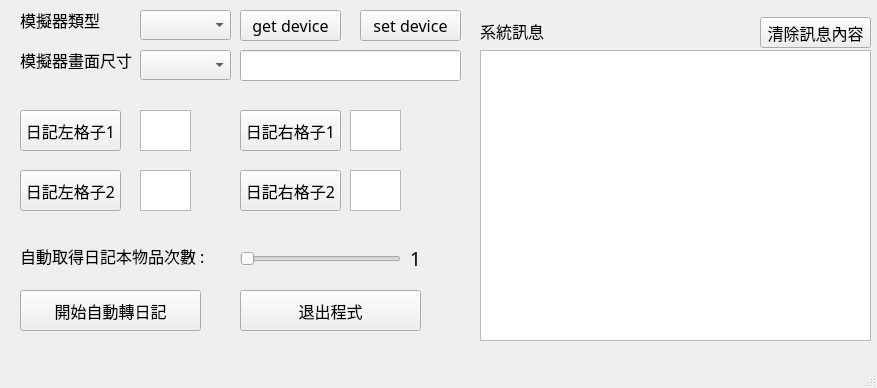
<?xml version="1.0" encoding="UTF-8"?>
<ui version="4.0">
 <class>MainWindow</class>
 <widget class="QMainWindow" name="MainWindow">
  <property name="windowModality">
   <enum>Qt::NonModal</enum>
  </property>
  <property name="geometry">
   <rect>
    <x>0</x>
    <y>0</y>
    <width>877</width>
    <height>388</height>
   </rect>
  </property>
  <property name="font">
   <font>
    <family>Academy Engraved LET</family>
    <pointsize>14</pointsize>
   </font>
  </property>
  <property name="windowTitle">
   <string>天堂m-自動轉日記</string>
  </property>
  <property name="layoutDirection">
   <enum>Qt::LeftToRight</enum>
  </property>
  <widget class="QWidget" name="centralwidget">
   <widget class="QPushButton" name="left_btn1">
    <property name="geometry">
     <rect>
      <x>20</x>
      <y>110</y>
      <width>101</width>
      <height>41</height>
     </rect>
    </property>
    <property name="font">
     <font>
      <family>標楷體</family>
      <pointsize>12</pointsize>
     </font>
    </property>
    <property name="text">
     <string>日記左格子1</string>
    </property>
   </widget>
   <widget class="QPushButton" name="left_btn2">
    <property name="geometry">
     <rect>
      <x>20</x>
      <y>170</y>
      <width>101</width>
      <height>41</height>
     </rect>
    </property>
    <property name="font">
     <font>
      <family>標楷體</family>
      <pointsize>12</pointsize>
     </font>
    </property>
    <property name="text">
     <string>日記左格子2</string>
    </property>
   </widget>
   <widget class="QLabel" name="label">
    <property name="geometry">
     <rect>
      <x>20</x>
      <y>0</y>
      <width>111</width>
      <height>40</height>
     </rect>
    </property>
    <property name="font">
     <font>
      <family>標楷體</family>
      <pointsize>12</pointsize>
     </font>
    </property>
    <property name="text">
     <string>模擬器類型</string>
    </property>
   </widget>
   <widget class="QComboBox" name="cb_vmtype">
    <property name="geometry">
     <rect>
      <x>140</x>
      <y>10</y>
      <width>91</width>
      <height>30</height>
     </rect>
    </property>
    <property name="font">
     <font>
      <family>標楷體</family>
      <pointsize>12</pointsize>
     </font>
    </property>
   </widget>
   <widget class="QLabel" name="label_2">
    <property name="geometry">
     <rect>
      <x>20</x>
      <y>40</y>
      <width>161</width>
      <height>40</height>
     </rect>
    </property>
    <property name="font">
     <font>
      <family>標楷體</family>
      <pointsize>12</pointsize>
     </font>
    </property>
    <property name="text">
     <string>模擬器畫面尺寸</string>
    </property>
   </widget>
   <widget class="QComboBox" name="cb_vmsize">
    <property name="geometry">
     <rect>
      <x>140</x>
      <y>50</y>
      <width>91</width>
      <height>30</height>
     </rect>
    </property>
    <property name="font">
     <font>
      <family>標楷體</family>
      <pointsize>12</pointsize>
     </font>
    </property>
   </widget>
   <widget class="QGraphicsView" name="left_ghView1">
    <property name="geometry">
     <rect>
      <x>140</x>
      <y>110</y>
      <width>51</width>
      <height>41</height>
     </rect>
    </property>
   </widget>
   <widget class="QGraphicsView" name="left_ghView2">
    <property name="geometry">
     <rect>
      <x>140</x>
      <y>170</y>
      <width>51</width>
      <height>41</height>
     </rect>
    </property>
   </widget>
   <widget class="QPushButton" name="start_btn">
    <property name="geometry">
     <rect>
      <x>20</x>
      <y>290</y>
      <width>181</width>
      <height>41</height>
     </rect>
    </property>
    <property name="font">
     <font>
      <family>標楷體</family>
      <pointsize>12</pointsize>
     </font>
    </property>
    <property name="text">
     <string>開始自動轉日記</string>
    </property>
   </widget>
   <widget class="QPushButton" name="end_btn">
    <property name="geometry">
     <rect>
      <x>240</x>
      <y>290</y>
      <width>181</width>
      <height>41</height>
     </rect>
    </property>
    <property name="font">
     <font>
      <family>標楷體</family>
      <pointsize>12</pointsize>
     </font>
    </property>
    <property name="text">
     <string>退出程式</string>
    </property>
   </widget>
   <widget class="QLabel" name="label_3">
    <property name="geometry">
     <rect>
      <x>20</x>
      <y>240</y>
      <width>221</width>
      <height>31</height>
     </rect>
    </property>
    <property name="font">
     <font>
      <family>標楷體</family>
      <pointsize>12</pointsize>
     </font>
    </property>
    <property name="text">
     <string>自動取得日記本物品次數 :</string>
    </property>
   </widget>
   <widget class="QPushButton" name="right_btn1">
    <property name="geometry">
     <rect>
      <x>240</x>
      <y>110</y>
      <width>101</width>
      <height>41</height>
     </rect>
    </property>
    <property name="font">
     <font>
      <family>標楷體</family>
      <pointsize>12</pointsize>
     </font>
    </property>
    <property name="text">
     <string>日記右格子1</string>
    </property>
   </widget>
   <widget class="QGraphicsView" name="right_ghView1">
    <property name="geometry">
     <rect>
      <x>350</x>
      <y>110</y>
      <width>51</width>
      <height>41</height>
     </rect>
    </property>
   </widget>
   <widget class="QPushButton" name="right_btn2">
    <property name="geometry">
     <rect>
      <x>240</x>
      <y>170</y>
      <width>101</width>
      <height>41</height>
     </rect>
    </property>
    <property name="font">
     <font>
      <family>標楷體</family>
      <pointsize>12</pointsize>
     </font>
    </property>
    <property name="text">
     <string>日記右格子2</string>
    </property>
   </widget>
   <widget class="QGraphicsView" name="right_ghView2">
    <property name="geometry">
     <rect>
      <x>350</x>
      <y>170</y>
      <width>51</width>
      <height>41</height>
     </rect>
    </property>
   </widget>
   <widget class="QSlider" name="hs_diarycount">
    <property name="geometry">
     <rect>
      <x>240</x>
      <y>249</y>
      <width>161</width>
      <height>20</height>
     </rect>
    </property>
    <property name="minimum">
     <number>1</number>
    </property>
    <property name="maximum">
     <number>10</number>
    </property>
    <property name="orientation">
     <enum>Qt::Horizontal</enum>
    </property>
   </widget>
   <widget class="QLabel" name="lab_displaydiraycount">
    <property name="geometry">
     <rect>
      <x>410</x>
      <y>243</y>
      <width>31</width>
      <height>31</height>
     </rect>
    </property>
    <property name="font">
     <font>
      <family>標楷體</family>
      <pointsize>14</pointsize>
     </font>
    </property>
    <property name="text">
     <string>1</string>
    </property>
   </widget>
   <widget class="QLabel" name="lab_sysmsg">
    <property name="geometry">
     <rect>
      <x>480</x>
      <y>10</y>
      <width>91</width>
      <height>41</height>
     </rect>
    </property>
    <property name="font">
     <font>
      <family>標楷體</family>
      <pointsize>12</pointsize>
     </font>
    </property>
    <property name="text">
     <string>系統訊息</string>
    </property>
   </widget>
   <widget class="QPushButton" name="setdevice_btn">
    <property name="geometry">
     <rect>
      <x>360</x>
      <y>10</y>
      <width>101</width>
      <height>31</height>
     </rect>
    </property>
    <property name="font">
     <font>
      <family>標楷體</family>
      <pointsize>12</pointsize>
     </font>
    </property>
    <property name="text">
     <string>set device</string>
    </property>
   </widget>
   <widget class="QTextEdit" name="txt_sysmsg">
    <property name="geometry">
     <rect>
      <x>480</x>
      <y>50</y>
      <width>391</width>
      <height>291</height>
     </rect>
    </property>
    <property name="font">
     <font>
      <family>細明體</family>
      <pointsize>12</pointsize>
     </font>
    </property>
   </widget>
   <widget class="QLineEdit" name="le_device">
    <property name="geometry">
     <rect>
      <x>240</x>
      <y>50</y>
      <width>221</width>
      <height>31</height>
     </rect>
    </property>
    <property name="font">
     <font>
      <family>細明體</family>
      <pointsize>12</pointsize>
     </font>
    </property>
   </widget>
   <widget class="QPushButton" name="getdevice_btn">
    <property name="geometry">
     <rect>
      <x>240</x>
      <y>10</y>
      <width>101</width>
      <height>31</height>
     </rect>
    </property>
    <property name="font">
     <font>
      <family>標楷體</family>
      <pointsize>12</pointsize>
     </font>
    </property>
    <property name="text">
     <string>get device</string>
    </property>
   </widget>
   <widget class="QPushButton" name="clearmsg_btn">
    <property name="geometry">
     <rect>
      <x>760</x>
      <y>17</y>
      <width>111</width>
      <height>31</height>
     </rect>
    </property>
    <property name="font">
     <font>
      <family>標楷體</family>
      <pointsize>12</pointsize>
     </font>
    </property>
    <property name="text">
     <string>清除訊息內容</string>
    </property>
   </widget>
  </widget>
  <widget class="QMenuBar" name="menubar">
   <property name="geometry">
    <rect>
     <x>0</x>
     <y>0</y>
     <width>877</width>
     <height>22</height>
    </rect>
   </property>
   <property name="sizePolicy">
    <sizepolicy hsizetype="Fixed" vsizetype="Fixed">
     <horstretch>0</horstretch>
     <verstretch>0</verstretch>
    </sizepolicy>
   </property>
  </widget>
  <widget class="QStatusBar" name="statusbar"/>
 </widget>
 <resources/>
 <connections/>
</ui>
